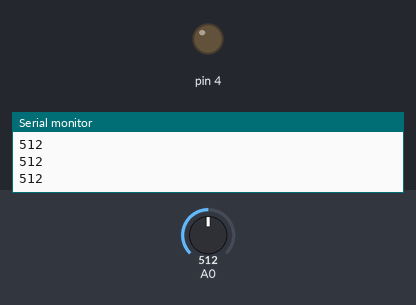
The sketch below on a simulated Arduino Uno, built with avr-gcc and run on an emulated ATmega328P. Shown: output pins drawn as LEDs (lit = HIGH), the last lines printed to the serial monitor. The test bench sets the inputs (shaded band); at power-on: A0 = 512.

Above: at 1.2 s.
1.3 s: A0 set to 310
2.8 s: A0 set to 293
At 3.7 s:
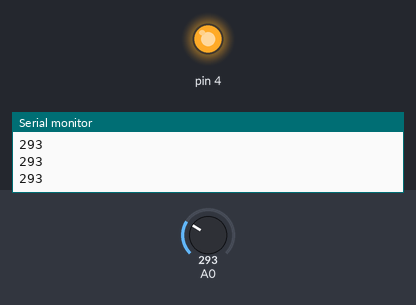
4.5 s: A0 set to 306
At 5.2 s:
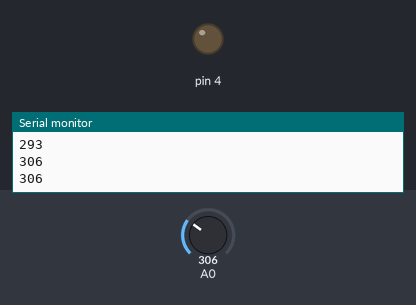
6.3 s: A0 set to 290
At 7.8 s:
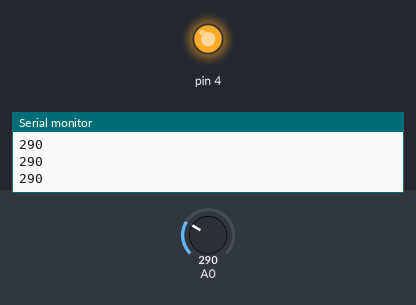
Timing chart, 0 to 9.1 s (numbered marks = the images above; inputs shaded):
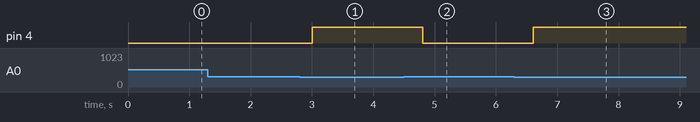

The sketch:

sketch_apr13a.ino
```cpp
void setup(){
  pinMode(4,OUTPUT);
  Serial.begin(9600);
}

void loop(){

  int a = analogRead(A0);

  delay(200);

  if
    (a>300){
      digitalWrite(4,LOW);
    }
  else{
  digitalWrite(4,HIGH);
  }
  Serial.println(a);
}
```

Measured:
- the behaviour switches between 301 and 300 on A0 (found by bisection; images 0 and 1)
- after the input at 2.8 s, pin 4: LOW → HIGH after 0.20 s
- after the input at 4.5 s, pin 4: HIGH → LOW after 0.31 s
- after the input at 6.3 s, pin 4: LOW → HIGH after 0.31 s
